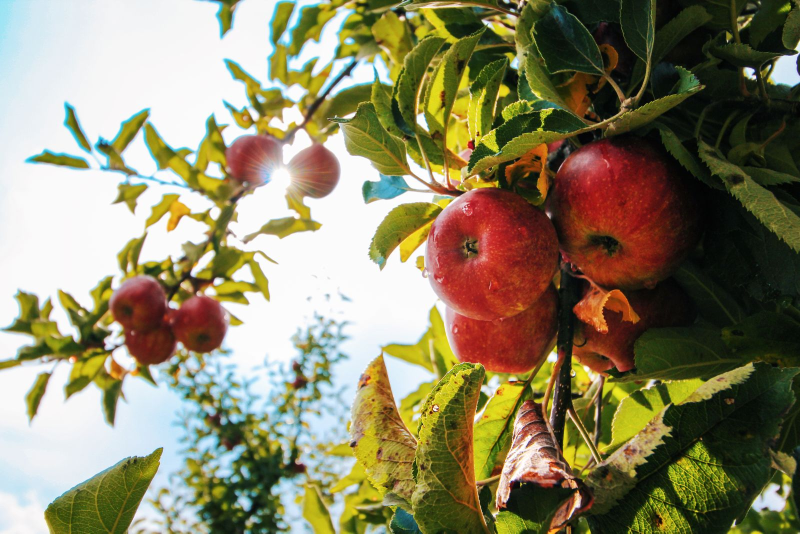
#> input picture apps/canvas/tests/showcase/assets/photos/pexels-574919-apples.jpg, 1600 x 1067 px (shown at 1/2 size); its folder holds 5 pictures in this run
$ python gen-photo-formats.py
#> lines starting #> are read from the running program, lines starting #| are printed output that depends on the picture
#!/usr/bin/env python3
"""Regenerate photos/derived/: the format-gallery variants of one photograph.

The picture chapter places THE SAME image in every raster format the
engine decodes (PNG, WebP, TIFF, GIF, BMP, plus a CMYK JPEG with the
ICC profile embedded), so a reader compares formats, not subjects.
Source: the Pexels apples photo (see photos/README.md for the grant).
Derivatives are 800 px wide — gallery cells, not plates. Deterministic
for fixed PIL: rerun and diff to prove it.

Run:  python3 gen-photo-formats.py
"""
from pathlib import Path
from PIL import Image

HERE = Path(__file__).parent
OUT = HERE / "photos" / "derived"
OUT.mkdir(parents=True, exist_ok=True)
ICC = (HERE / "../../../../../../core/corpus/profiles/default_cmyk.icc").resolve()

src = Image.open(HERE / "photos" / "pexels-574919-apples.jpg")
#> src is the input picture: PIL image 1600x1067 RGB; mean R, G, B 139.6, 132.7, 102.6
w = 800
img = src.resize((w, round(src.height * w / src.width)), Image.LANCZOS)
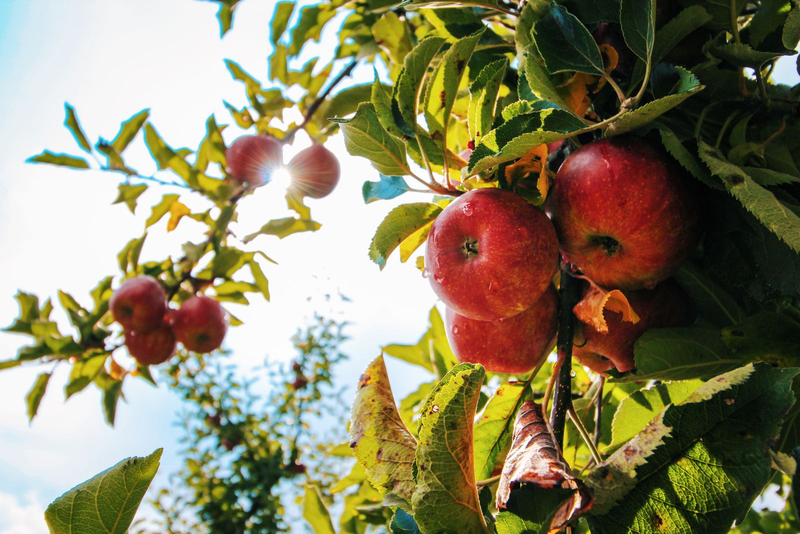
#> img: PIL image 800x534 RGB; mean R, G, B 139.6, 132.7, 102.6

img.save(OUT / "apples.png", format="PNG", optimize=True)
img.save(OUT / "apples.webp", format="WEBP", quality=88, method=6)
img.save(OUT / "apples.tif", format="TIFF", compression="tiff_lzw")
img.convert("P", palette=Image.ADAPTIVE, colors=256).save(OUT / "apples.gif", format="GIF")
img.save(OUT / "apples.bmp", format="BMP")
img.convert("CMYK").save(OUT / "apples-cmyk.jpg", format="JPEG", quality=90,
#> (the run stopped early here; a loop or call above may not have finished)
